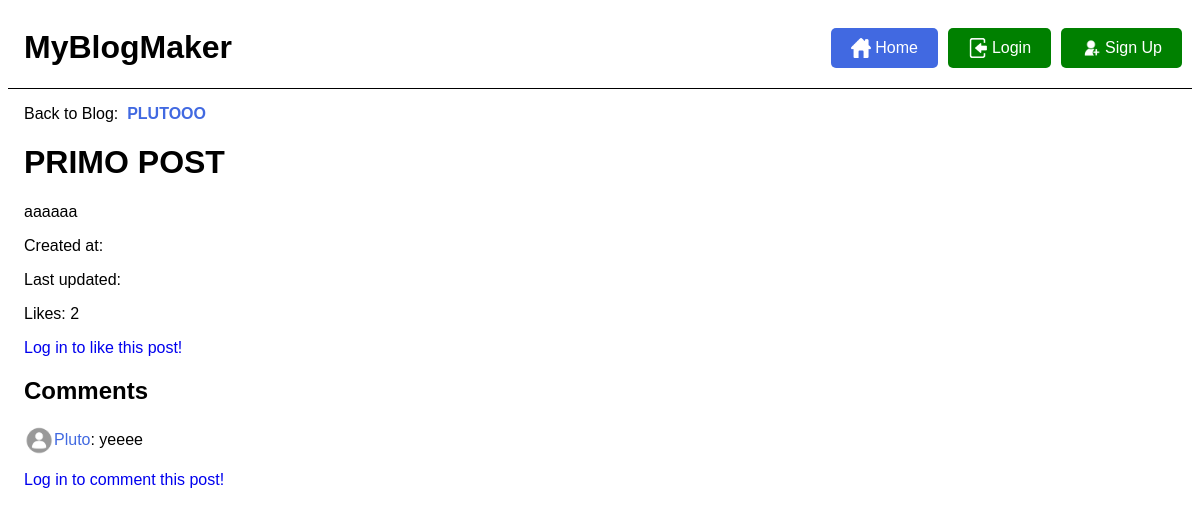
Before: /post/1/ with the older database file.
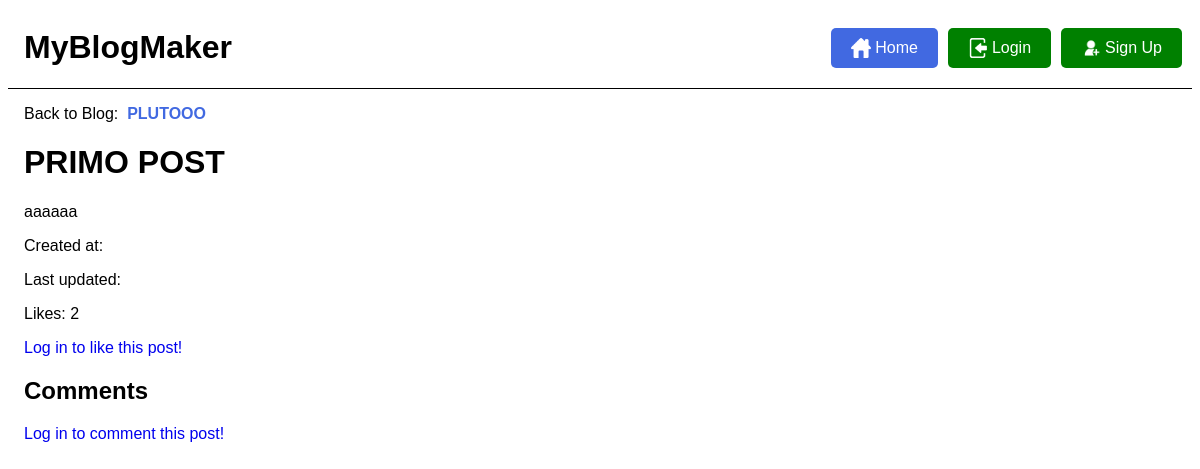
After: the same page with the newer database file.
### blog/models.py (models this page shows, shortened)
class Comment(models.Model):
    post = models.ForeignKey(Post, on_delete=models.CASCADE, related_name='comments')
    author = models.ForeignKey(CustomUser, on_delete=models.CASCADE)
    content = models.TextField()
    created_at = models.DateTimeField(default=timezone.now)

### users/models.py (models this page shows, shortened)
class CustomUser(AbstractUser):
    profile_image = models.ImageField(upload_to='profile_images/', default='default.png')
    email = models.CharField(max_length=200, blank=True)
    bio = models.TextField(blank=True)

### blog/views.py (the view)
# urls.py: path('post/<int:pk>/', views.PostDetailView.as_view(), name='post_detail'),
class PostDetailView(DetailView):
    model = Post
    template_name = 'post_detail.html'
    def get_context_data(self, **kwargs):
        data = super().get_context_data(**kwargs)
        likes_connected = get_object_or_404(Post, id=self.kwargs['pk'])
        liked = False
        if likes_connected.likes.filter(id=self.request.user.id).exists():
            liked = True
        data['number_of_likes'] = likes_connected.total_likes()
        data['post_is_liked'] = liked
        data['form'] = CommentForm()
        return data

### blog/models.py (called while the page is built)
    def total_likes(self):
        return self.likes.count()

### templates/post_detail.html (shortened to what this page needs)
{% extends "base_generic.html" %}
{% load static %}
{% block content %}
    <div class="blog_link">
    <p>Back to Blog:  &nbsp;  </p>
    <a href="{% url 'blog_detail' object.blog.pk %}"><h4>{{ object.blog.title }}</h4></a>
    </div>
    <h1>{{ object.title }}</h1>
  <p>{{ object.content }}</p>
  <p>Created at: {{ object.created_at }}</p>
  <p>Last updated: {{ object.updated_at }}</p>
  <p>Likes: <span id="like-count-{{ post.id }}">{{ post.total_likes }}</span></p>
{% if user.is_authenticated %}
  <form action="{% url 'blogpost_like' object.id %}" method="POST">
    {% csrf_token %}
    {% if post_is_liked %}
    <button type="submit" name="blogpost_id" value="{{object.id}}" class="like_button">
    <img src={% static 'images/full_heart.png'%}>
    </button>
    {% else %}
    <button type="submit" name="blogpost_id" value="{{object.id}}" class="like_button">
    <img src={% static 'images/empty_heart.png'%}>
    </button>
    {% endif %}
  </form>
{% else %}
  <a class="btn btn-outline-info" href="{% url 'login' %}?next={{request.path}}">Log in to like this post!</a><br>
{% endif %}
  <h2>Comments</h2>
  <ul>
    {% for comment in object.comments.all %}
      <li>
          <div class="user-wrapper">
            <img src="{{ comment.author.profile_image.url }}" alt="{{ comment.author.username }}" class="profile-image">
            <a href="{% url 'profile' comment.author%}">{{ comment.author }}</a>: {{ comment.content }}
          </div>
      </li>
    {% endfor %}
  </ul>
{% if user.is_authenticated %}
  <button id="show-comment-form" class="blue-button"><div class="icon_button_wrapper">
      <img src={% static 'images/comment_icon.png'%}>Add a Comment</div></button>
  <div id="comment-form-wrapper" style="display: none;">
    <form id="comment-form" method="post" action="{% url 'add_comment' post.pk %}" class="comment-form">
      {% csrf_token %}
      {{ form.as_p }}
      <button type="submit" class="green-button">Publish</button>
    </form>
  </div>
    {% else %}
      <a class="btn btn-outline-info" href="{% url 'login' %}?next={{request.path}}">Log in to comment this post!</a><br>
{% endif %}
{% endblock %}

Changed rows visible on the page:
removed Comment: author.profile_image (placeholder picture), author "Pluto", content "yeeee"
